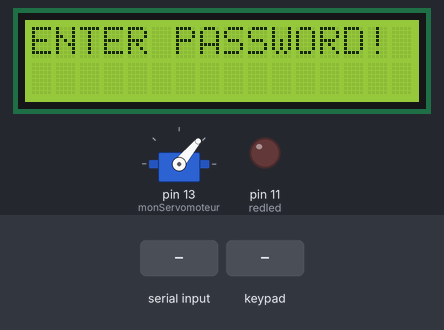
Bench run of a sketch on a simulated Arduino Uno, built with avr-gcc and run on an emulated ATmega328P. Parts: servo, 16×2 character LCD, output pins drawn as LEDs (lit = HIGH). The test bench sets the inputs (shaded band). What the sketch prints to the serial monitor is not drawn.

Above: at 6.5 s.
6.6 s: "1" received over Serial
At 7.5 s:
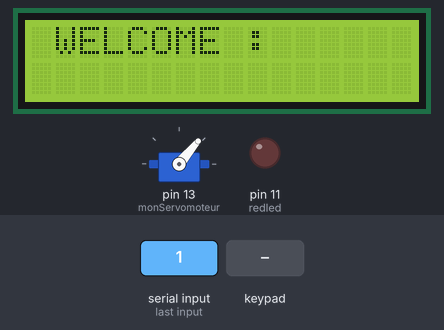
At 9.2 s:
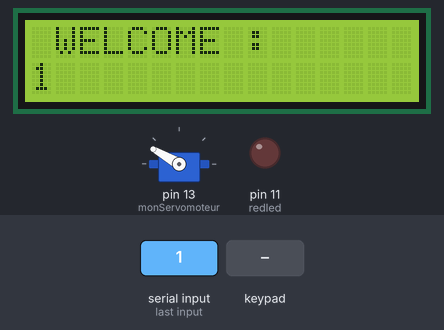
9.6 s: "0" received over Serial
12.6 s: key '1' pressed
15.6 s: "2" received over Serial
At 20.8 s:
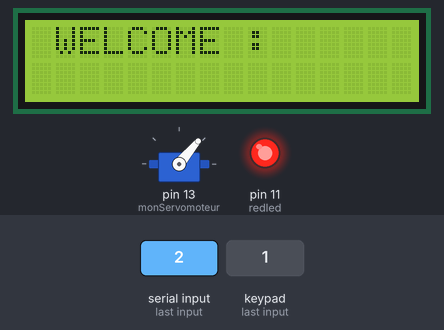
Timing chart, 0 to 28.2 s (numbered marks = the images above; inputs shaded):
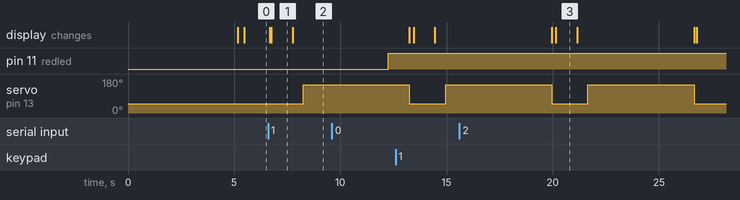

The sketch:

f.ino
```cpp
#include <Keypad.h>
#include <Servo.h>
Servo monServomoteur;
#include <LiquidCrystal_I2C.h> // pour télécharger la librairie: croquis - include library - manage libraries - LiquidCrystal_I2C.h de Frank de Brabander
LiquidCrystal_I2C lcd(0x27,16,2);
const byte ROWS = 4; //four rows
const byte COLS = 4; //three columns
char keys[ROWS][COLS] =
{
    {'1','2','3','A'},
    {'4','5','6','B'},
    {'7','8','9','C'},
    {'*','0','#','D'}
};
byte rowPins[ROWS] =  {5,4,3,2}; //Lignes
byte colPins[COLS] = {8,7,6,10}; //connect to the column pinouts of the keypad
Keypad keypad = Keypad( makeKeymap(keys), rowPins, colPins, ROWS, COLS );
int redled = 11;
int greenled=1;
int ir=9;
String ch="";
String C="WRONG\n";
void setup()
{
    Serial.begin(9600);
    monServomoteur.attach(13);//moteur pin 13
    monServomoteur.write(50);
    lcd.begin(16, 2);
    lcd.init(); //initialisation de l'écran LCD
    lcd.backlight();
    lcd.setCursor (0,0);
    lcd.print("    PROJET  ");
    lcd.setCursor (0,1);
    lcd.print(" SMART PARKING");
    delay (5000);
    lcd.clear();
    pinMode(redled, OUTPUT);
    pinMode(greenled, OUTPUT);
    digitalWrite(redled, LOW);
    digitalWrite(greenled, LOW);
    lcd.setCursor (0,0);
    delay (200);
}
void loop()
{
    keypadfunction();

}
void keypadfunction()
{
    monServomoteur.write(50);
    delay(100);
    lcd.clear();
    lcd.println("ENTER PASSWORD!");
    //lcd.setCursor(0,1);
    char key = keypad.getKey();
    if(key)
    Serial.print(key);


    if(Serial.available())
    {
        lcd.clear();
        lcd.init(); //initialisation de l'écran LCD
         lcd.backlight();
        lcd.setCursor (0,0);
        lcd.println(" WELCOME :");
        lcd.setCursor (0,1);
        ch=Serial.readString();
        lcd.println(ch);//base
        delay(500);
        if(!ch.equals(C))//vrai
        {
            monServomoteur.write(150);
            delay(3000);
            digitalWrite(greenled, LOW);
            delay(1000);
            digitalWrite(redled, HIGH);
            delay(1000);
        }
        lcd.clear();
    }
}
```

Measured:
- after the input at 6.6 s, servo on pin 13 (monServomoteur): 50° → 150° after 1.6 s; the display: first changes after 0.07 s (image 1 shows a later state)
- what the display in image 1 shows lasts 1.0 s, from 6.7 s to 7.7 s
